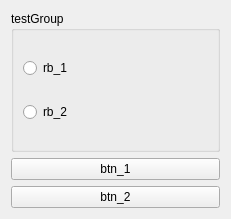
<?xml version="1.0" encoding="UTF-8"?>
<ui version="4.0">
 <class>formtest</class>
 <widget class="QWidget" name="formtest">
  <property name="geometry">
   <rect>
    <x>0</x>
    <y>0</y>
    <width>231</width>
    <height>219</height>
   </rect>
  </property>
  <property name="windowTitle">
   <string>Form</string>
  </property>
  <layout class="QVBoxLayout" name="verticalLayout_2">
   <item>
    <widget class="QGroupBox" name="groupBox">
     <property name="title">
      <string>testGroup</string>
     </property>
     <layout class="QVBoxLayout" name="verticalLayout">
      <item>
       <widget class="QRadioButton" name="radioButton">
        <property name="text">
         <string>rb_1</string>
        </property>
       </widget>
      </item>
      <item>
       <widget class="QRadioButton" name="radioButton_2">
        <property name="text">
         <string>rb_2</string>
        </property>
       </widget>
      </item>
     </layout>
    </widget>
   </item>
   <item>
    <widget class="QPushButton" name="btn_1">
     <property name="text">
      <string>btn_1</string>
     </property>
    </widget>
   </item>
   <item>
    <widget class="QPushButton" name="pushButton_2">
     <property name="text">
      <string>btn_2</string>
     </property>
    </widget>
   </item>
  </layout>
 </widget>
 <resources/>
 <connections/>
</ui>
